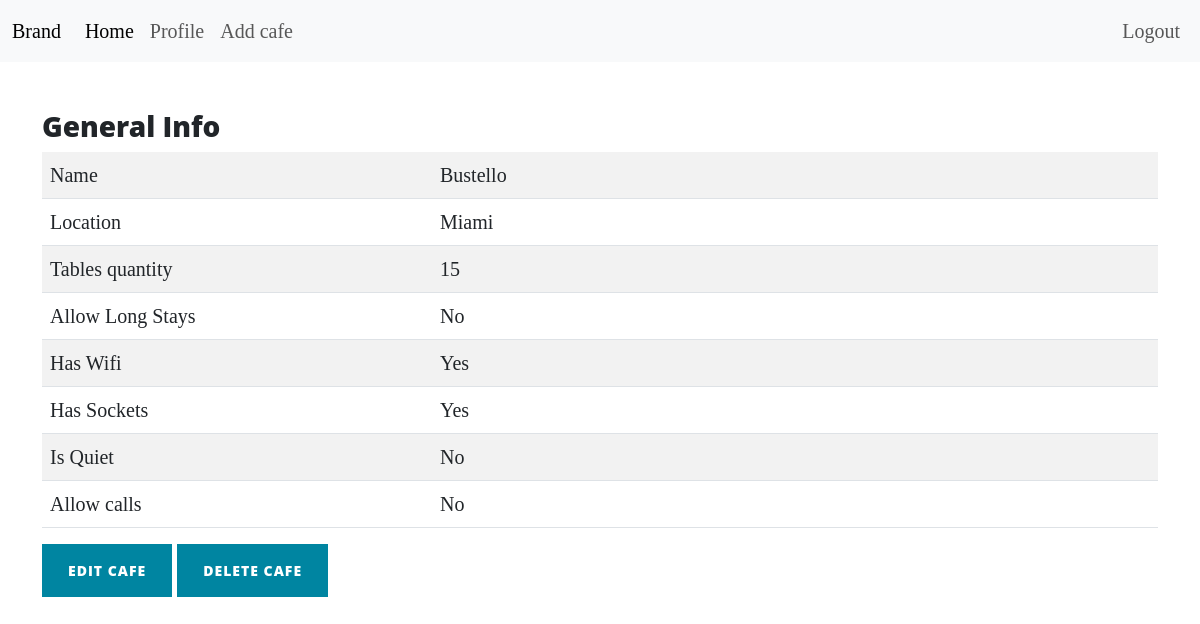
/cafe-detail/3 (signed in), run on the app's committed database.
### project/models/cafe.py (models this page shows, shortened)
class Cafe(db.Model, UserMixin):
    __tablename__ = "cafes"
    id = db.Column(db.Integer, primary_key=True)
    name = db.Column(db.String(100), nullable=False)
    location = db.Column(db.String(100), nullable=False)
    tables_quantity = db.Column(db.String(100), nullable=False)
    long_stay = db.Column(db.String(3), nullable=False)
    has_wifi = db.Column(db.String(3), nullable=False)
    has_sockets = db.Column(db.String(3), nullable=False)
    is_quiet = db.Column(db.String(3), nullable=False)
    is_allow_calls = db.Column(db.String(3), nullable=False)
    creator_id = db.Column(db.Integer, db.ForeignKey("users.id"))
    comments = db.relationship("Comment", backref="cafes", lazy=True)

### project/routes/cafe_view.py (the view)
@cafe.route("/cafe-detail/<int:id>")
def cafe_detail(id):
    cafe = db.session.execute(db.select(Cafe).where(Cafe.id == id)).scalar()
    current_user_id = int(current_user.get_id())
    return render_template("detail.html", cafe=cafe, current_user_id=current_user_id)

### project/routes/user_view.py (called while the page is built)
@login_manager.user_loader
def load_user(user_id):
    return db.session.execute(db.select(User).where(User.id == int(user_id))).scalar()

### project/templates/cafe/detail.html
{% extends 'base.html'  %}
{% block content %}
<div class="container">
	<div class="col-lg-12 col-md-12 col-sm-12">
		<h3 class="box-title mt-5">General Info</h3>
		<div class="table-responsive">
			<table class="table table-striped table-product">
				<tbody>
				<tr>
					<td width="390">Name</td>
					<td>{{ cafe.name }}</td>
				</tr>
				<tr>
					<td>Location</td>
					<td>{{ cafe.location }}</td>
				</tr>
				<tr>
					<td>Tables quantity</td>
					<td>{{ cafe.tables_quantity }}</td>
				</tr>
				<tr>
					<td>Allow Long Stays</td>
					<td>{{ cafe.long_stay }}</td>
				</tr>
				<tr>
					<td>Has Wifi</td>
					<td>{{ cafe.has_wifi }}</td>
				</tr>
				<tr>
					<td>Has Sockets</td>
					<td>{{ cafe.has_sockets }}</td>
				</tr>
				<tr>
					<td>Is Quiet</td>
					<td>{{ cafe.is_quiet }}</td>
				</tr>
				<tr>
					<td>Allow calls</td>
					<td>{{ cafe.is_allow_calls }}</td>
				</tr>
				</tbody>
			</table>
		</div>
		{% if current_user_id == cafe.creator_id %}
			<a class="btn btn-primary" href="{{ url_for('cafe.edit_cafe', id=cafe.id) }}"> Edit cafe</a>
			<a class="btn btn-primary" href="{{ url_for('cafe.delete', id=cafe.id) }}"> Delete cafe</a>
		{% endif %}
	</div>
</div>
{% endblock %}

### project/static/assets/css/styles.css (style rules this page uses)
body { font-size: 20px; color: #212529; font-family: 'Lora', 'Times New Roman', serif; }
h1, h2, h3, h4, h5, h6 { font-weight: 800; font-family: 'Open Sans', 'Helvetica Neue', Helvetica, Arial, sans-serif; }
a { color: #212529; transition: all 0.2s; }
.btn { font-size: 14px; font-weight: 800; padding: 15px 25px; letter-spacing: 1px; text-transform: uppercase; border-radius: 0; font-family: 'Open Sans', 'Helvetica Neue', Helvetica, Arial, sans-serif; }
.btn-primary { background-color: #0085A1; border-color: #0085A1; }

### data on the page
Cafe: name "Bustello", location "Miami", tables_quantity "15", long_stay "No", has_wifi "Yes", has_sockets "Yes", is_quiet "No", is_allow_calls "No"
